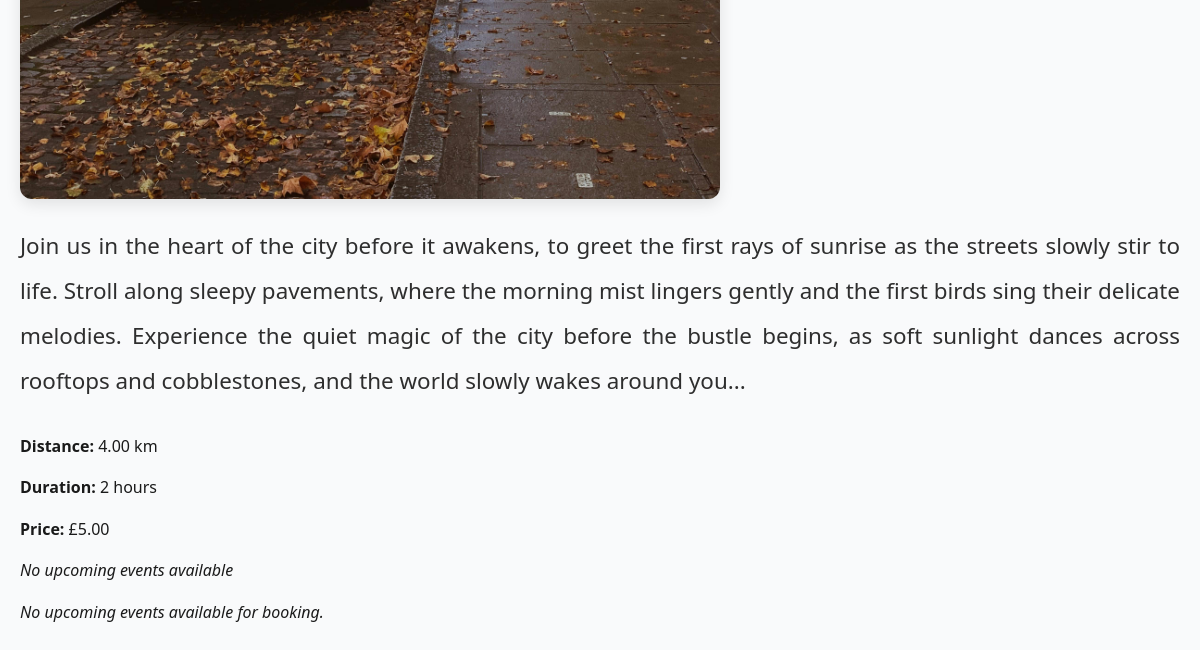
Before: /trip/morning-city-walk/ (lower part) with the older database file.
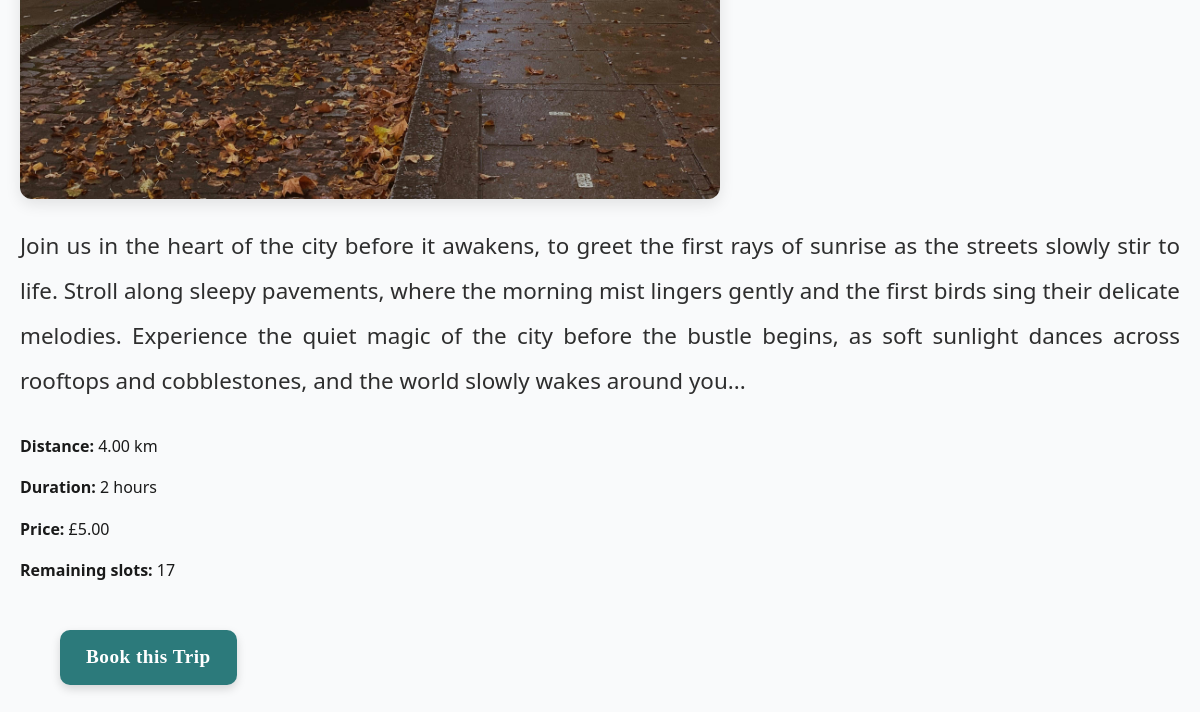
After: the same page with the newer database file.
### getaway/models.py (models this page shows, shortened)
class TripEvent(models.Model):
    STATUS_CHOICES = [
        ('upcoming', 'Upcoming'),
        ('passed', 'Passed'),
        ('cancelled', 'Cancelled'),
    ]
    trip = models.ForeignKey(Trip, on_delete=models.CASCADE, related_name='events')
    date = models.DateField()
    time = models.TimeField()
    max_places = models.PositiveIntegerField(default=20)
    booked_places = models.PositiveIntegerField(default=0)
    status = models.CharField(max_length=10, choices=STATUS_CHOICES, default='upcoming')
    class Meta:
        ordering = ['date', 'time']
    @property
    def available_places(self):
        return self.max_places - self.booked_places

### getaway/views.py (the view)
# urls.py: path('trip/<slug:slug>/', views.trip_detail, name='trip_detail'),
def trip_detail(request, slug):
    trip = get_object_or_404(Trip, slug=slug)
    first_event = trip.events.filter(status='upcoming').first()
    return render(request, 'getaway/trip_detail.html', {
        'trip': trip,
        'first_event': first_event
    })

### getaway/models.py (called while the page is built)
    def price_display(self):
        if self.price is not None:
            return f"£{self.price:.2f}"
        return "Free"

    def distance_display(self):
        return f"{self.distance} km"

### getaway/templates/getaway/trip_detail.html (shortened to what this page needs)
{% extends 'getaway/base.html' %}
{% load static %}
{% block content %}
<div class="trip-detail-container">
    {% if trip.main_image %}
        <img src="{{ trip.main_image.url }}" class="trip-main-image" alt="{{ trip.title }}">
    {% endif %}
    <p class="trip-description-large">{{ trip.description }}</p>
    <div class="trip-info">
        <p><strong>Distance:</strong> {{ trip.distance_display }}</p>
        <p><strong>Duration:</strong> {{ trip.duration }}</p>
        <p><strong>Price:</strong> {{ trip.price_display }}</p>
        {% if first_event %}
            <p><strong>Remaining slots:</strong> {{ first_event.available_places }}</p>
        {% else %}
            <p><em>No upcoming events available</em></p>
        {% endif %}
    </div>
   {% if first_event %}
    <a href="{% url 'getaway:book_trip' first_event.id %}" class="book-btn">Book this Trip</a>
    {% else %}
        <p><em>No upcoming events available for booking.</em></p>
    {% endif %}
</div>
{% endblock %}

Changed rows visible on the page:
added TripEvent: available_places "17"
Other visible differences:
text no longer shown: "No upcoming events available No upcoming events available for booking."
text now shown: "Remaining slots: Book this Trip"
